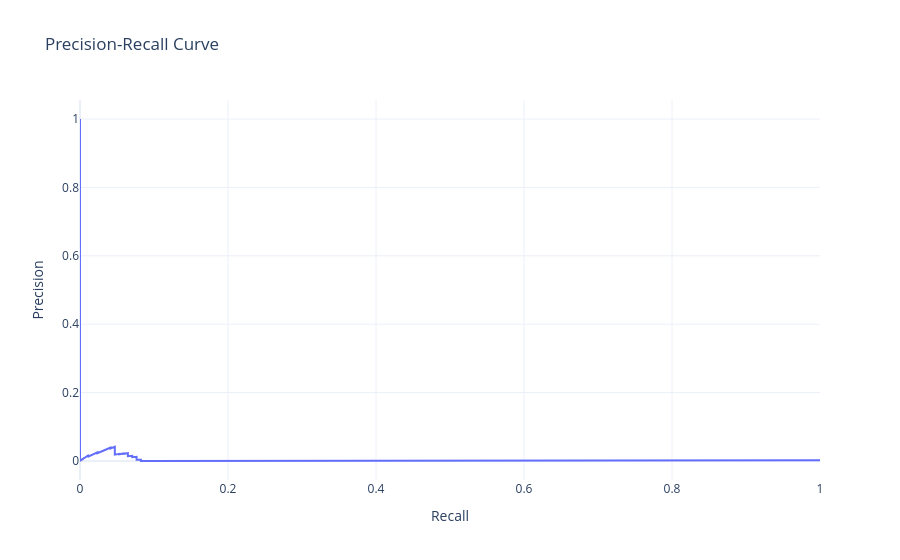

The cell this chart's notebook holds for it:
### Markdown cell above
### other

### Code cell
model6, val_score6, test_score6, train_time6, inference_time6 = train_func(
                                        model=model,
                                        config=config,
                                        models = models,
                                        num_data=6, 
                                        list_anomaly=list6,
                                        model_name_result=model_name_result,
                                        use_miss=use_miss,
                                        no_train=False
)

### Figure 1 — Plotly figure (JSON) as saved in the notebook; plotly's stock layout.template omitted (floating-point values rounded to 4 significant figures; data arrays with more than 128 entries replaced by an {"elided": "..."} marker saying what was removed)
{"data": [{"mode": "lines", "name": "model (PR-AUC=0.0029)", "type": "scatter", "x": {"elided": "49753 float values"}, "y": {"elided": "49753 float values"}}], "layout": {"title": {"text": "Precision-Recall Curve"}, "xaxis": {"title": {"text": "Recall"}}, "yaxis": {"title": {"text": "Precision"}}}}
